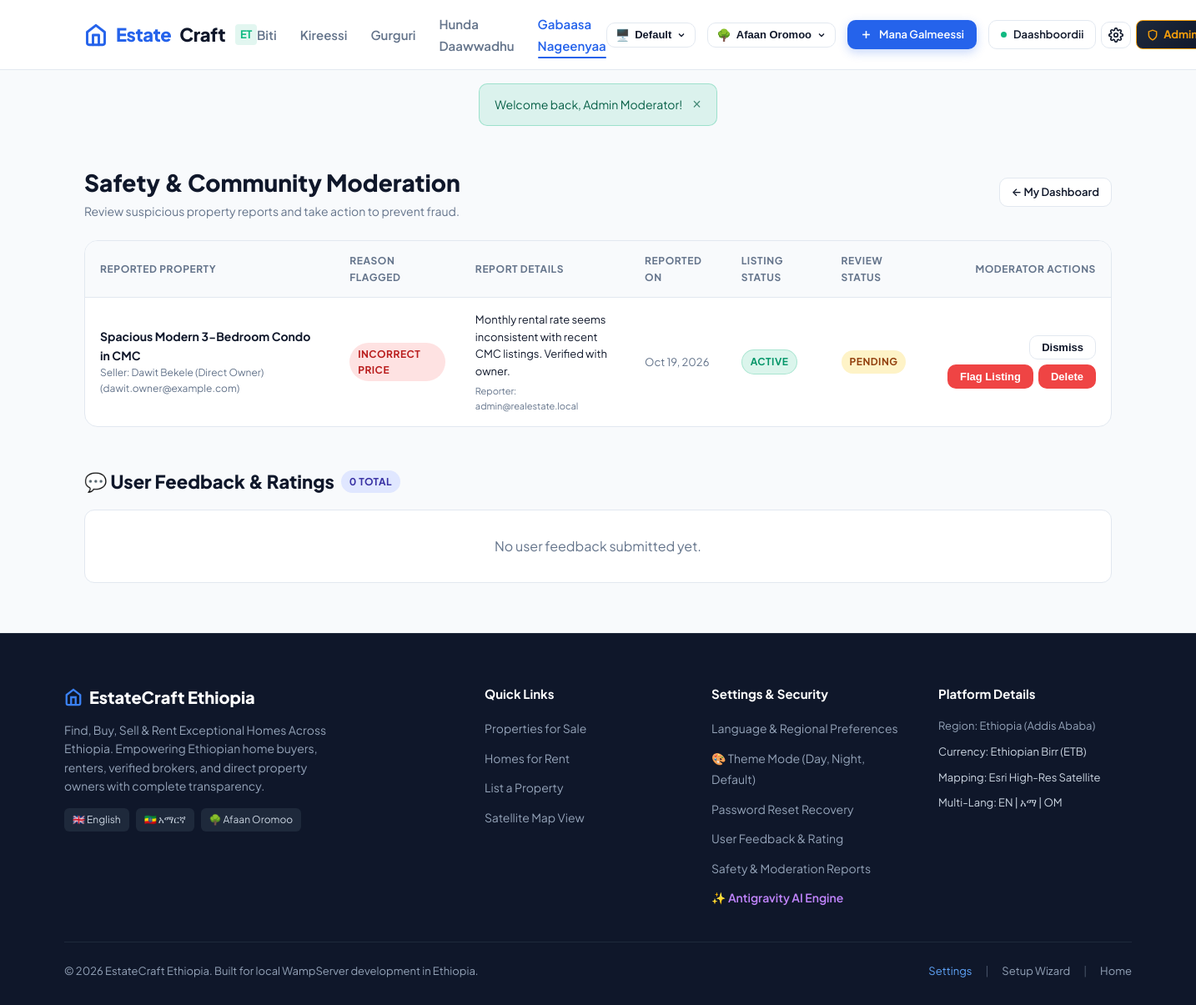
Page /user/reports.php?lang=om (signed in) on the committed database.
### tables this page shows
CREATE TABLE IF NOT EXISTS `listing_reports` (
  `id` INT UNSIGNED AUTO_INCREMENT PRIMARY KEY,
  `property_id` INT UNSIGNED NOT NULL,
  `reporter_user_id` INT UNSIGNED NULL COMMENT 'Null if anonymous reporter',
  `reporter_email` VARCHAR(150) NULL,
  `reason` ENUM('fraud_scam', 'incorrect_price', 'wrong_location', 'duplicate', 'offensive_content', 'other') NOT NULL,
  `details` TEXT NULL,
  `status` ENUM('pending', 'reviewed', 'dismissed', 'action_taken') DEFAULT 'pending',
  `moderator_notes` TEXT NULL,
  `created_at` TIMESTAMP DEFAULT CURRENT_TIMESTAMP,
  CONSTRAINT `fk_reports_property` FOREIGN KEY (`property_id`) REFERENCES `properties` (`id`) ON DELETE CASCADE,
  CONSTRAINT `fk_reports_user` FOREIGN KEY (`reporter_user_id`) REFERENCES `users` (`id`) ON DELETE SET NULL
);

CREATE TABLE IF NOT EXISTS `properties` (
  `id` INT UNSIGNED AUTO_INCREMENT PRIMARY KEY,
  `user_id` INT UNSIGNED NOT NULL,
  `title` VARCHAR(200) NOT NULL,
  `slug` VARCHAR(220) NULL,
  `description` TEXT NOT NULL,
  `purpose` ENUM('sale', 'rent') NOT NULL DEFAULT 'sale',
  `property_type` ENUM('house', 'apartment', 'villa', 'condo', 'townhouse', 'commercial', 'land') NOT NULL DEFAULT 'house',
  `price` DECIMAL(14, 2) NOT NULL,
  `price_frequency` ENUM('total', 'monthly', 'yearly') NOT NULL DEFAULT 'total',
  `bedrooms` TINYINT UNSIGNED NOT NULL DEFAULT 1,
  `bathrooms` TINYINT UNSIGNED NOT NULL DEFAULT 1,
  `area_sqft` INT UNSIGNED NOT NULL DEFAULT 0,
  `address` VARCHAR(255) NOT NULL,
  `city` VARCHAR(100) NOT NULL DEFAULT 'Addis Ababa',
  `state` VARCHAR(100) NULL DEFAULT 'Addis Ababa',
  `postal_code` VARCHAR(20) NULL,
  `country` VARCHAR(100) DEFAULT 'Ethiopia',
  `latitude` DECIMAL(10, 8) NOT NULL DEFAULT 9.01079300,
  `longitude` DECIMAL(11, 8) NOT NULL DEFAULT 38.76125200,
  `status` ENUM('active', 'pending_review', 'sold', 'rented', 'flagged') NOT NULL DEFAULT 'active',
  `featured` TINYINT(1) DEFAULT 0,
  `contact_name` VARCHAR(100) NOT NULL,
  `contact_phone` VARCHAR(30) NOT NULL,
  `contact_email` VARCHAR(150) NOT NULL,
  `has_broker` TINYINT(1) DEFAULT 0,
  `broker_fee_display` VARCHAR(200) NULL,
  `views_count` INT UNSIGNED DEFAULT 0,
  `created_at` TIMESTAMP DEFAULT CURRENT_TIMESTAMP,
  `updated_at` TIMESTAMP DEFAULT CURRENT_TIMESTAMP ON UPDATE CURRENT_TIMESTAMP,
  CONSTRAINT `fk_properties_user` FOREIGN KEY (`user_id`) REFERENCES `users` (`id`) ON DELETE CASCADE
);

CREATE TABLE IF NOT EXISTS `users` (
  `id` INT UNSIGNED AUTO_INCREMENT PRIMARY KEY,
  `full_name` VARCHAR(100) NOT NULL,
  `email` VARCHAR(150) NOT NULL UNIQUE,
  `password_hash` VARCHAR(255) NULL COMMENT 'Null if registered via Google OAuth before setting password',
  `phone` VARCHAR(30) NULL,
  `phone_verified` TINYINT(1) DEFAULT 0,
  `otp_code` VARCHAR(10) NULL,
  `otp_expires_at` DATETIME NULL,
  `role` ENUM('user', 'broker', 'admin') NOT NULL DEFAULT 'user',
  `google_id` VARCHAR(100) NULL UNIQUE,
  `avatar` VARCHAR(255) NULL,
  `bio` TEXT NULL,
   
  `broker_agency` VARCHAR(150) NULL,
  `broker_license_no` VARCHAR(100) NULL,
  `broker_fee_percentage` DECIMAL(5,2) NULL DEFAULT 2.00 COMMENT 'Percentage commission for sales',
  `broker_fixed_fee` DECIMAL(10,2) NULL DEFAULT 0.00 COMMENT 'Fixed fee or rental placement fee',
  `broker_fee_notes` VARCHAR(255) NULL DEFAULT 'Standard 2% commission upon closing. No hidden upfront fees.',
  `preferred_language` VARCHAR(10) DEFAULT 'en',
  `theme_mode` VARCHAR(30) DEFAULT 'default' COMMENT 'light, dark, or default (system)',
  `ai_smart_alerts` TINYINT(1) DEFAULT 1,
  `ai_search_query` VARCHAR(255) NULL,
   
  `national_id_number` VARCHAR(100) NULL,
  `national_id_type` VARCHAR(50) DEFAULT 'fayda_national_id',
  `national_id_document` VARCHAR(255) NULL,
  `national_id_status` ENUM('unverified', 'pending', 'verified', 'rejected') NOT NULL DEFAULT 'unverified',
  `national_id_submitted_at` DATETIME NULL,
  `national_id_verified_at` DATETIME NULL,
  `national_id_rejection_reason` VARCHAR(255) NULL,
  `created_at` TIMESTAMP DEFAULT CURRENT_TIMESTAMP,
  `updated_at` TIMESTAMP DEFAULT CURRENT_TIMESTAMP ON UPDATE CURRENT_TIMESTAMP
);

### user/reports.php (the view, shortened to what this page needs)
<?php
$pdo = getDB();
$stmt = $pdo->query("
    SELECT
        r.*,
        p.title as property_title,
        p.price as property_price,
        p.status as property_status,
        p.city as property_city,
        u.full_name as seller_name,
        u.email as seller_email
    FROM listing_reports r
    LEFT JOIN properties p ON r.property_id = p.id
    LEFT JOIN users u ON p.user_id = u.id
    ORDER BY r.status = 'pending' DESC, r.created_at DESC
");
$reports = $stmt->fetchAll();
$stmtFeedback = $pdo->query("SELECT * FROM user_feedback ORDER BY created_at DESC");
$allFeedback = $stmtFeedback->fetchAll();
require_once __DIR__ . '/../includes/header.php';
?>
<div class="dashboard-container">
    <div style="display: flex; justify-content: space-between; align-items: center; margin-bottom: 24px;">
        <div>
            <h1 style="font-size: 28px; font-weight: 800; color: var(--secondary);">Safety & Community Moderation</h1>
            <p style="color: var(--text-muted); font-size: 14px;">Review suspicious property reports and take action to prevent fraud.</p>
        </div>
        <a href="<?= BASE_URL ?>/user/dashboard.php" class="btn btn-secondary btn-sm">&larr; My Dashboard</a>
    </div>
    <?php if (empty($reports)): ?>
        <div style="background: #ffffff; border: 1px solid var(--border-color); border-radius: var(--radius-lg); padding: 50px 20px; text-align: center;">
            <svg width="44" height="44" viewBox="0 0 24 24" fill="none" stroke="#10b981" stroke-width="2" style="margin: 0 auto 12px;"><path d="M22 11.08V12a10 10 0 1 1-5.93-9.14"></path><polyline points="22 4 12 14.01 9 11.01"></polyline></svg>
            <h3 style="font-size: 18px; font-weight: 700; color: var(--secondary); margin-bottom: 6px;">Zero Pending Reports!</h3>
            <p style="color: var(--text-muted); font-size: 14px;">All property listings meet community standards.</p>
        </div>
    <?php else: ?>
        <div class="table-responsive">
            <table class="data-table">
                <thead>
                    <tr>
                        <th>Reported Property</th>
                        <th>Reason Flagged</th>
                        <th>Report Details</th>
                        <th>Reported On</th>
                        <th>Listing Status</th>
                        <th>Review Status</th>
                        <th style="text-align: right;">Moderator Actions</th>
                    </tr>
                </thead>
                <tbody>
                    <?php foreach ($reports as $r): ?>
                        <tr>
                            <td>
                                <?php if ($r['property_title']): ?>
                                    <a href="<?= BASE_URL ?>/properties/details.php?id=<?= $r['property_id'] ?>" target="_blank" style="font-weight: 700; color: var(--secondary);">
                                        <?= htmlspecialchars($r['property_title']) ?>
                                    </a>
                                    <div style="font-size: 12px; color: var(--text-muted);">
                                        Seller: <?= htmlspecialchars($r['seller_name'] ?? 'Unknown') ?> (<?= htmlspecialchars($r['seller_email'] ?? '') ?>)
                                    </div>
                                <?php else: ?>
                                    <span style="color: #94a3b8; font-style: italic;">[Listing Deleted]</span>
                                <?php endif; ?>
                            </td>
                            <td>
                                <span class="badge" style="background:#fee2e2; color:#b91c1c;">
                                    <?= htmlspecialchars(str_replace('_', ' ', strtoupper($r['reason']))) ?>
                                </span>
                            </td>
                            <td style="font-size: 13px; max-width: 250px;">
                                <?= htmlspecialchars($r['details'] ?: 'No additional comments provided') ?>
                                <?php if ($r['reporter_email']): ?>
                                    <div style="font-size: 11px; color: #64748b; margin-top: 4px;">Reporter: <?= htmlspecialchars($r['reporter_email']) ?></div>
                                <?php endif; ?>
                            </td>
                            <td style="font-size: 13px; color: var(--text-muted);">
                                <?= date('M d, Y', strtotime($r['created_at'])) ?>
                            </td>
                            <td>
                                <?php if ($r['property_status'] === 'flagged'): ?>
                                    <span class="badge badge-unverified">Flagged / Hidden</span>
                                <?php elseif ($r['property_status'] === 'active'): ?>
                                    <span class="badge badge-verified">Active</span>
                                <?php else: ?>
                                    <span class="badge" style="background:#e2e8f0; color:#475569;"><?= ucfirst($r['property_status'] ?? 'N/A') ?></span>
                                <?php endif; ?>
                            </td>
                            <td>
                                <?php if ($r['status'] === 'pending'): ?>
                                    <span class="badge" style="background:#fef3c7; color:#92400e;">Pending</span>
                                <?php else: ?>
                                    <span class="badge" style="background:#e2e8f0; color:#475569;"><?= ucfirst($r['status']) ?></span>
                                <?php endif; ?>
                            </td>
                            <td style="text-align: right;">
                                <div style="display: inline-flex; gap: 6px; flex-wrap: wrap; justify-content: flex-end;">
                                    <?php if ($r['status'] === 'pending'): ?>
                                        <form method="POST" style="display:inline;">
                                            <button type="submit" class="btn btn-secondary btn-sm" title="Dismiss this report">Dismiss</button>
                                        </form>
                                    <?php endif; ?>
                                    <?php if ($r['property_title'] && $r['property_status'] === 'active'): ?>
                                        <form method="POST" style="display:inline;">
                                            <button type="submit" class="btn btn-danger btn-sm" title="Take down listing">Flag Listing</button>
                                        </form>
                                    <?php endif; ?>
                                    <?php if ($r['property_title']): ?>
                                        <form method="POST" style="display:inline;" onsubmit="return confirm('Permanently delete this property?');">
                                            <button type="submit" class="btn btn-danger btn-sm">Delete</button>
                                        </form>
                                    <?php endif; ?>
                                </div>
                            </td>
                        </tr>
                    <?php endforeach; ?>
                </tbody>
            </table>
        </div>
    <?php endif; ?>
    <div style="margin-top: 48px;">
        <h2 style="font-size: 22px; font-weight: 800; color: var(--secondary); margin-bottom: 16px; display: flex; align-items: center; gap: 8px;">
            <span>💬 User Feedback & Ratings</span>
            <span class="badge" style="background:#e0e7ff; color:#3730a3; font-size:12px;"><?= count($allFeedback) ?> Total</span>
        </h2>
        <?php if (empty($allFeedback)): ?>
            <div style="background: #ffffff; border: 1px solid var(--border-color); border-radius: 12px; padding: 30px; text-align: center; color: var(--text-muted);">
                No user feedback submitted yet.
            </div>
        <?php endif; ?>
    </div>
</div>
<?php require_once __DIR__ . '/../includes/footer.php'; ?>

### assets/css/style.css (style rules this page uses)
:root { --primary: #2563eb; --primary-hover: #1d4ed8; --primary-light: rgba(37, 99, 235, 0.1); --primary-gradient: linear-gradient(135deg, #2563eb 0%, #1e40af 100%); --secondary: #0f172a; --accent: #f59e0b; --accent-light: rgba(245, 158, 11, 0.12); --success: #10b981; --success-light: rgba(16, 185, 129, 0.12); --danger: #ef4444; --danger-light: rgba(239, 68, 68, 0.12); --warning: #f59e0b; --bg-main: #f8fafc; --bg-card: #ffffff; --bg-dark: #0f172a; --bg-dark-card: #1e293b; --text-main: #0f172a; --text-muted: #64748b; --text-light: #94a3b8; --border-color: #e2e8f0; --border-dark: #334155; --shadow-sm: 0 1px 2px 0 rgba(0, 0, 0, 0.05); --shadow-md: 0 4px 6px -1px rgba(0, 0, 0, 0.1), 0 2px 4px -2px rgba(0, 0, 0, 0.06); --shadow-lg: 0 10px 15px -3px rgba(0, 0, 0, 0.1), 0 4px 6px -4px rgba(0, 0, 0, 0.05); --shadow-xl: 0 20px 25px -5px rgba(0, 0, 0, 0.1), 0 8px 10px -6px rgba(0, 0, 0, 0.05); --shadow-hover: 0 25px 30px -10px rgba(37, 99, 235, 0.15); --radius-sm: 6px; --radius-md: 10px; --radius-lg: 16px; --radius-xl: 24px; --radius-full: 9999px; --transition-fast: 0.15s ease; --transition-normal: 0.25s ease; }
* { box-sizing: border-box; margin: 0; padding: 0; }
body { font-family: 'Plus Jakarta Sans', -apple-system, BlinkMacSystemFont, 'Segoe UI', Roboto, sans-serif; background-color: var(--bg-main); color: var(--text-main); line-height: 1.6; -webkit-font-smoothing: antialiased; min-height: 100vh; display: flex; flex-direction: column; }
a { color: var(--primary); text-decoration: none; transition: color var(--transition-fast); }
.btn { display: inline-flex; align-items: center; justify-content: center; gap: 8px; font-weight: 600; font-size: 14px; padding: 10px 20px; border-radius: var(--radius-md); cursor: pointer; border: 1px solid transparent; transition: all var(--transition-fast); white-space: nowrap; }
.btn-sm { padding: 6px 14px; font-size: 13px; }
.btn-secondary { background: #ffffff; color: var(--text-main); border-color: var(--border-color); }
.btn-danger { background: var(--danger); color: #ffffff !important; }
.badge { display: inline-flex; align-items: center; gap: 4px; font-size: 12px; font-weight: 700; text-transform: uppercase; letter-spacing: 0.04em; padding: 4px 10px; border-radius: var(--radius-full); }
.badge-verified { background: rgba(16, 185, 129, 0.15); color: #059669; border: 1px solid rgba(16, 185, 129, 0.25); }
.dashboard-container { max-width: 1280px; margin: 30px auto 60px; padding: 0 24px; }
.table-responsive { width: 100%; overflow-x: auto; background: #ffffff; border: 1px solid var(--border-color); border-radius: var(--radius-lg); }
.data-table { width: 100%; border-collapse: collapse; text-align: left; font-size: 14px; }
.data-table th { background: #f8fafc; padding: 14px 18px; font-weight: 700; color: var(--text-muted); border-bottom: 1px solid var(--border-color); text-transform: uppercase; font-size: 12px; letter-spacing: 0.05em; }
.data-table td { padding: 16px 18px; border-bottom: 1px solid var(--border-color); color: var(--secondary); }
.data-table tr:last-child td { border-bottom: none; }
:root { --theme-transition: background-color 0.25s ease, color 0.25s ease, border-color 0.25s ease; }
body { transition: var(--theme-transition); }

### rows in the picture
listing_reports: property.title "Spacious Modern 3-Bedroom Condo in CMC", users.full_name "Dawit Bekele (Direct Owner)", users.email "dawit.owner@example.com", reason "INCORRECT PRICE", details "Monthly rental rate seems inconsistent with recent CMC listings. Verified with owner.", reporter_email "admin@realestate.local", created_at "Oct 19, 2026", status "PENDING"

### other values in the picture
__('nav_buy', 'Buy') "Biti"
__('nav_rent', 'Rent') "Kireessi"
__('nav_sell', 'Sell') "Gurguri"
__('nav_explore', 'Explore All') "Hunda Daawwadhu"
__('nav_safety_reports', 'Safety Reports') "Gabaasa Nageenyaa"
$availableLangs[$currentLang]['flag'] "🌳"
$availableLangs[$currentLang]['native'] "Afaan Oromoo"
__('nav_post_property', 'Post Property') "Mana Galmeessi"
__('nav_dashboard', 'Dashboard') "Daashboordii"
$_SESSION['flash_success'] "Welcome back, Admin Moderator!"
count($allFeedback) "0"
SITE_NAME "EstateCraft Ethiopia"
SITE_TAGLINE "Find, Buy, Sell & Rent Exceptional Homes Across Ethiopia"
